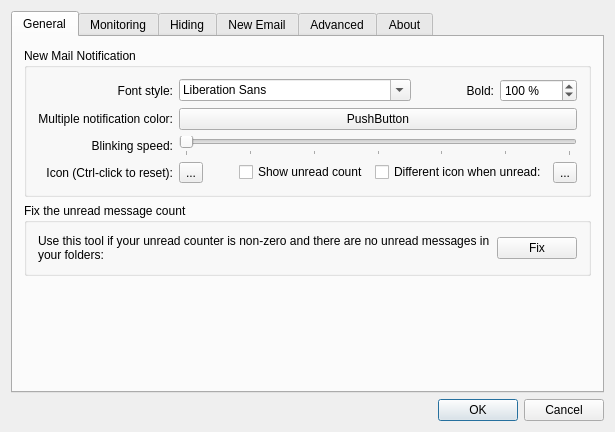
<?xml version="1.0" encoding="UTF-8"?>
<ui version="4.0">
 <class>DialogSettings</class>
 <widget class="QDialog" name="DialogSettings">
  <property name="geometry">
   <rect>
    <x>0</x>
    <y>0</y>
    <width>615</width>
    <height>432</height>
   </rect>
  </property>
  <property name="windowTitle">
   <string>Birdtray Settings</string>
  </property>
  <property name="windowIcon">
   <iconset resource="resources.qrc">
    <normaloff>:/res/birdtray.ico</normaloff>:/res/birdtray.ico</iconset>
  </property>
  <layout class="QVBoxLayout" name="verticalLayout_3">
   <item>
    <widget class="QTabWidget" name="tabWidget">
     <property name="currentIndex">
      <number>0</number>
     </property>
     <property name="tabBarAutoHide">
      <bool>false</bool>
     </property>
     <widget class="QWidget" name="tab">
      <attribute name="title">
       <string>General</string>
      </attribute>
      <layout class="QVBoxLayout" name="verticalLayout">
       <item>
        <widget class="QGroupBox" name="groupBox_2">
         <property name="title">
          <string>New Mail Notification</string>
         </property>
         <layout class="QGridLayout" name="gridLayout_2">
          <item row="1" column="3" colspan="5">
           <widget class="ColorButton" name="btnNotificationColor">
            <property name="text">
             <string>PushButton</string>
            </property>
           </widget>
          </item>
          <item row="2" column="3" colspan="5">
           <widget class="QSlider" name="sliderBlinkingSpeed">
            <property name="maximum">
             <number>30</number>
            </property>
            <property name="singleStep">
             <number>5</number>
            </property>
            <property name="pageStep">
             <number>5</number>
            </property>
            <property name="orientation">
             <enum>Qt::Horizontal</enum>
            </property>
            <property name="tickPosition">
             <enum>QSlider::TicksBelow</enum>
            </property>
           </widget>
          </item>
          <item row="0" column="6">
           <widget class="QLabel" name="label_9">
            <property name="text">
             <string>Bold:</string>
            </property>
            <property name="alignment">
             <set>Qt::AlignRight|Qt::AlignTrailing|Qt::AlignVCenter</set>
            </property>
           </widget>
          </item>
          <item row="2" column="0">
           <widget class="QLabel" name="label_4">
            <property name="text">
             <string>Blinking speed:</string>
            </property>
            <property name="alignment">
             <set>Qt::AlignRight|Qt::AlignTrailing|Qt::AlignVCenter</set>
            </property>
           </widget>
          </item>
          <item row="0" column="7">
           <widget class="QSpinBox" name="notificationFontWeight">
            <property name="toolTip">
             <string>&lt;html&gt;&lt;head/&gt;&lt;body&gt;&lt;p&gt;This changes the font thickness, i.e. makes font bold.&lt;/p&gt;&lt;/body&gt;&lt;/html&gt;</string>
            </property>
            <property name="suffix">
             <string> %</string>
            </property>
            <property name="maximum">
             <number>198</number>
            </property>
            <property name="singleStep">
             <number>2</number>
            </property>
            <property name="value">
             <number>100</number>
            </property>
           </widget>
          </item>
          <item row="0" column="0">
           <widget class="QLabel" name="label_2">
            <property name="text">
             <string>Font style:</string>
            </property>
            <property name="alignment">
             <set>Qt::AlignRight|Qt::AlignTrailing|Qt::AlignVCenter</set>
            </property>
           </widget>
          </item>
          <item row="1" column="0">
           <widget class="QLabel" name="label_3">
            <property name="whatsThis">
             <string>&lt;html&gt;&lt;head/&gt;&lt;body&gt;&lt;p&gt;This notification color will be used when more than one monitored account has unread emails.&lt;/p&gt;&lt;/body&gt;&lt;/html&gt;</string>
            </property>
            <property name="text">
             <string>Multiple notification color:</string>
            </property>
            <property name="alignment">
             <set>Qt::AlignRight|Qt::AlignTrailing|Qt::AlignVCenter</set>
            </property>
           </widget>
          </item>
          <item row="0" column="3" colspan="3">
           <widget class="QFontComboBox" name="notificationFont"/>
          </item>
          <item row="3" column="0">
           <widget class="QLabel" name="label_10">
            <property name="text">
             <string>Icon (Ctrl-click to reset):</string>
            </property>
            <property name="alignment">
             <set>Qt::AlignRight|Qt::AlignTrailing|Qt::AlignVCenter</set>
            </property>
           </widget>
          </item>
          <item row="3" column="3" colspan="5">
           <layout class="QHBoxLayout" name="horizontalLayout_9">
            <item>
             <widget class="QToolButton" name="btnNotificationIcon">
              <property name="text">
               <string>...</string>
              </property>
             </widget>
            </item>
            <item>
             <spacer name="horizontalSpacer_4">
              <property name="orientation">
               <enum>Qt::Horizontal</enum>
              </property>
              <property name="sizeHint" stdset="0">
               <size>
                <width>40</width>
                <height>20</height>
               </size>
              </property>
             </spacer>
            </item>
            <item>
             <widget class="QCheckBox" name="boxShowUnreadCount">
              <property name="whatsThis">
               <string>&lt;html&gt;&lt;head/&gt;&lt;body&gt;&lt;p&gt;If this box is checked, the Birdtray will show the number of unread emails.&lt;/p&gt;&lt;p&gt;&lt;br/&gt;&lt;/p&gt;&lt;p&gt;If it is unchecked, no count will be shown, and you will only know about unread emails because of blinking (or different, if changed) icon.&lt;/p&gt;&lt;/body&gt;&lt;/html&gt;</string>
              </property>
              <property name="text">
               <string>Show unread count</string>
              </property>
             </widget>
            </item>
            <item>
             <widget class="QCheckBox" name="boxNotificationIconUnread">
              <property name="text">
               <string>Different icon when unread:</string>
              </property>
             </widget>
            </item>
            <item>
             <widget class="QToolButton" name="btnNotificationIconUnread">
              <property name="text">
               <string>...</string>
              </property>
             </widget>
            </item>
           </layout>
          </item>
         </layout>
        </widget>
       </item>
       <item>
        <widget class="QGroupBox" name="groupBox_3">
         <property name="title">
          <string>Fix the unread message count</string>
         </property>
         <layout class="QHBoxLayout" name="horizontalLayout">
          <item>
           <widget class="QLabel" name="label_5">
            <property name="sizePolicy">
             <sizepolicy hsizetype="Expanding" vsizetype="Preferred">
              <horstretch>0</horstretch>
              <verstretch>0</verstretch>
             </sizepolicy>
            </property>
            <property name="text">
             <string>Use this tool if your unread counter is non-zero and there are no unread messages in your folders:</string>
            </property>
            <property name="alignment">
             <set>Qt::AlignLeading|Qt::AlignLeft|Qt::AlignVCenter</set>
            </property>
            <property name="wordWrap">
             <bool>true</bool>
            </property>
           </widget>
          </item>
          <item>
           <widget class="QPushButton" name="btnFixUnreadCount">
            <property name="text">
             <string>Fix</string>
            </property>
           </widget>
          </item>
         </layout>
        </widget>
       </item>
       <item>
        <spacer name="verticalSpacer_5">
         <property name="orientation">
          <enum>Qt::Vertical</enum>
         </property>
         <property name="sizeHint" stdset="0">
          <size>
           <width>20</width>
           <height>40</height>
          </size>
         </property>
        </spacer>
       </item>
      </layout>
     </widget>
     <widget class="QWidget" name="tabAccounts">
      <attribute name="title">
       <string>Monitoring</string>
      </attribute>
      <layout class="QVBoxLayout" name="verticalLayout_10">
       <item>
        <layout class="QHBoxLayout" name="horizontalLayout_8">
         <item>
          <widget class="QLabel" name="label_12">
           <property name="text">
            <string>Method to parse unread notifications:</string>
           </property>
           <property name="alignment">
            <set>Qt::AlignRight|Qt::AlignTrailing|Qt::AlignVCenter</set>
           </property>
          </widget>
         </item>
         <item>
          <widget class="QComboBox" name="boxParserSelection"/>
         </item>
        </layout>
       </item>
       <item>
        <widget class="QGroupBox" name="groupThunderbirdProfilePath">
         <property name="title">
          <string/>
         </property>
         <layout class="QGridLayout" name="gridLayout">
          <item row="0" column="0" colspan="2">
           <widget class="QLabel" name="label">
            <property name="text">
             <string>Please choose the Thunderbird profile database to monitor</string>
            </property>
           </widget>
          </item>
          <item row="1" column="0">
           <widget class="QLineEdit" name="leProfilePath"/>
          </item>
          <item row="1" column="1">
           <widget class="QPushButton" name="btnBrowse">
            <property name="text">
             <string>Browse</string>
            </property>
           </widget>
          </item>
         </layout>
        </widget>
       </item>
       <item>
        <widget class="QGroupBox" name="groupAccounts">
         <property name="title">
          <string>Accounts to monitor</string>
         </property>
         <layout class="QVBoxLayout" name="verticalLayout_11">
          <item>
           <layout class="QHBoxLayout" name="horizontalLayout_2">
            <item>
             <widget class="QTreeView" name="treeAccounts">
              <property name="enabled">
               <bool>true</bool>
              </property>
              <property name="rootIsDecorated">
               <bool>false</bool>
              </property>
              <property name="itemsExpandable">
               <bool>false</bool>
              </property>
              <property name="expandsOnDoubleClick">
               <bool>false</bool>
              </property>
             </widget>
            </item>
            <item>
             <layout class="QVBoxLayout" name="verticalLayout_2">
              <item>
               <widget class="QPushButton" name="btnAccountAdd">
                <property name="text">
                 <string>Add</string>
                </property>
               </widget>
              </item>
              <item>
               <widget class="QPushButton" name="btnAccountEdit">
                <property name="text">
                 <string>Edit</string>
                </property>
               </widget>
              </item>
              <item>
               <widget class="QPushButton" name="btnAccountRemove">
                <property name="text">
                 <string>Remove</string>
                </property>
               </widget>
              </item>
              <item>
               <widget class="QPushButton" name="btnAccountAddMultiple">
                <property name="text">
                 <string>Add multiple...</string>
                </property>
               </widget>
              </item>
              <item>
               <spacer name="verticalSpacer_10">
                <property name="orientation">
                 <enum>Qt::Vertical</enum>
                </property>
                <property name="sizeHint" stdset="0">
                 <size>
                  <width>20</width>
                  <height>40</height>
                 </size>
                </property>
               </spacer>
              </item>
             </layout>
            </item>
           </layout>
          </item>
          <item>
           <widget class="QCheckBox" name="boxAllowSuppression">
            <property name="toolTip">
             <string>&lt;html&gt;&lt;head/&gt;&lt;body&gt;&lt;p&gt;If enabled, this option adds the &amp;quot;Ignore currently unread emails&amp;quot; action to the context menu. This action allows you to ignore the emails which are currently unread. Birdtray would then pretend there are no unread emails left, and would only show new emails over the ignored count. &lt;/p&gt;&lt;p&gt;&lt;br/&gt;&lt;/p&gt;&lt;p&gt;For example, if there were 10 unread emails, and you clicked on &amp;quot;Ignore&amp;quot; action, Birdtray will show no unread email indicator as long as unread email count remains at 10. Once new email is received and you have 11 total unread emails, Birdtray will show the new email count as 1.&lt;/p&gt;&lt;p&gt;&lt;br/&gt;&lt;/p&gt;&lt;p&gt;If the unread email count goes below the &amp;quot;ignored&amp;quot; amount, the ignore resets to zero.&lt;/p&gt;&lt;/body&gt;&lt;/html&gt;</string>
            </property>
            <property name="text">
             <string>Allow ignoring the current unread email counter</string>
            </property>
           </widget>
          </item>
         </layout>
        </widget>
       </item>
      </layout>
     </widget>
     <widget class="QWidget" name="tab_2">
      <attribute name="title">
       <string>Hiding</string>
      </attribute>
      <layout class="QVBoxLayout" name="verticalLayout_6">
       <item>
        <widget class="QGroupBox" name="groupBox_5">
         <property name="title">
          <string>Launching and Hiding</string>
         </property>
         <layout class="QVBoxLayout" name="verticalLayout_5">
          <item>
           <layout class="QHBoxLayout" name="horizontalLayout_4">
            <item>
             <widget class="QCheckBox" name="boxLaunchThunderbirdAtStart">
              <property name="text">
               <string>Start Thunderbird when Birdtray starts</string>
              </property>
             </widget>
            </item>
            <item>
             <widget class="QSpinBox" name="spinThunderbirdStartDelay">
              <property name="whatsThis">
               <string>&lt;html&gt;&lt;head/&gt;&lt;body&gt;&lt;p&gt;When both Thunderbird and Birdtray are set to start with the operating system, this usually results in two copies of Thunderbird being launched. Here you can add a delay before Thunderbird is launched, to prevent this.&lt;/p&gt;&lt;/body&gt;&lt;/html&gt;</string>
              </property>
              <property name="suffix">
               <string> second delay</string>
              </property>
              <property name="prefix">
               <string>with a </string>
              </property>
              <property name="maximum">
               <number>60</number>
              </property>
             </widget>
            </item>
            <item>
             <widget class="QCheckBox" name="boxHideWindowAtStart">
              <property name="enabled">
               <bool>false</bool>
              </property>
              <property name="text">
               <string>and hide it</string>
              </property>
             </widget>
            </item>
            <item>
             <spacer name="horizontalSpacer_2">
              <property name="orientation">
               <enum>Qt::Horizontal</enum>
              </property>
              <property name="sizeHint" stdset="0">
               <size>
                <width>40</width>
                <height>20</height>
               </size>
              </property>
             </spacer>
            </item>
           </layout>
          </item>
          <item>
           <layout class="QHBoxLayout" name="horizontalLayout_6">
            <item>
             <widget class="QCheckBox" name="boxStopThunderbirdOnExit">
              <property name="enabled">
               <bool>true</bool>
              </property>
              <property name="text">
               <string>Terminate Thunderbird when quitting Birdtray </string>
              </property>
             </widget>
            </item>
           </layout>
          </item>
          <item>
           <widget class="QCheckBox" name="boxShowHideThunderbird">
            <property name="text">
             <string>Hide/show Thunderbird window when clicking on tray icon</string>
            </property>
           </widget>
          </item>
          <item>
           <layout class="QHBoxLayout" name="horizontalLayout_3">
            <item>
             <spacer name="horizontalSpacer">
              <property name="orientation">
               <enum>Qt::Horizontal</enum>
              </property>
              <property name="sizeType">
               <enum>QSizePolicy::Fixed</enum>
              </property>
              <property name="sizeHint" stdset="0">
               <size>
                <width>20</width>
                <height>20</height>
               </size>
              </property>
             </spacer>
            </item>
            <item>
             <widget class="QCheckBox" name="boxHideWhenMinimized">
              <property name="enabled">
               <bool>true</bool>
              </property>
              <property name="text">
               <string>Hide Thunderbird window when it is minimized</string>
              </property>
             </widget>
            </item>
           </layout>
          </item>
          <item>
           <widget class="QCheckBox" name="boxMonitorThunderbirdWindow">
            <property name="enabled">
             <bool>true</bool>
            </property>
            <property name="text">
             <string>Show red X in tray icon if Thunderbird is not running</string>
            </property>
           </widget>
          </item>
          <item>
           <layout class="QHBoxLayout" name="horizontalLayout_5">
            <item>
             <widget class="QCheckBox" name="boxRestartThunderbird">
              <property name="enabled">
               <bool>true</bool>
              </property>
              <property name="text">
               <string>Restart Thunderbird if it was closed</string>
              </property>
             </widget>
            </item>
            <item>
             <widget class="QCheckBox" name="boxHideWindowAtRestart">
              <property name="enabled">
               <bool>false</bool>
              </property>
              <property name="text">
               <string>and hide it</string>
              </property>
             </widget>
            </item>
            <item>
             <spacer name="horizontalSpacer_3">
              <property name="orientation">
               <enum>Qt::Horizontal</enum>
              </property>
              <property name="sizeHint" stdset="0">
               <size>
                <width>40</width>
                <height>20</height>
               </size>
              </property>
             </spacer>
            </item>
           </layout>
          </item>
         </layout>
        </widget>
       </item>
       <item>
        <spacer name="verticalSpacer_4">
         <property name="orientation">
          <enum>Qt::Vertical</enum>
         </property>
         <property name="sizeHint" stdset="0">
          <size>
           <width>20</width>
           <height>103</height>
          </size>
         </property>
        </spacer>
       </item>
      </layout>
     </widget>
     <widget class="QWidget" name="tab_4">
      <attribute name="title">
       <string>New Email</string>
      </attribute>
      <layout class="QVBoxLayout" name="verticalLayout_8">
       <item>
        <widget class="QCheckBox" name="boxEnableNewEmail">
         <property name="text">
          <string>Enable New Email submenu</string>
         </property>
        </widget>
       </item>
       <item>
        <layout class="QHBoxLayout" name="horizontalLayout_7">
         <item>
          <widget class="QTreeView" name="treeNewEmails">
           <property name="enabled">
            <bool>false</bool>
           </property>
           <property name="rootIsDecorated">
            <bool>false</bool>
           </property>
           <property name="itemsExpandable">
            <bool>false</bool>
           </property>
           <property name="expandsOnDoubleClick">
            <bool>false</bool>
           </property>
          </widget>
         </item>
         <item>
          <layout class="QVBoxLayout" name="verticalLayout_7">
           <item>
            <spacer name="verticalSpacer_7">
             <property name="orientation">
              <enum>Qt::Vertical</enum>
             </property>
             <property name="sizeHint" stdset="0">
              <size>
               <width>20</width>
               <height>40</height>
              </size>
             </property>
            </spacer>
           </item>
           <item>
            <widget class="QPushButton" name="btnNewEmailAdd">
             <property name="enabled">
              <bool>false</bool>
             </property>
             <property name="text">
              <string>Add</string>
             </property>
            </widget>
           </item>
           <item>
            <widget class="QPushButton" name="btnNewEmailEdit">
             <property name="enabled">
              <bool>false</bool>
             </property>
             <property name="text">
              <string>Edit</string>
             </property>
            </widget>
           </item>
           <item>
            <widget class="QPushButton" name="btnNewEmailDelete">
             <property name="enabled">
              <bool>false</bool>
             </property>
             <property name="text">
              <string>Remove</string>
             </property>
            </widget>
           </item>
           <item>
            <spacer name="verticalSpacer_6">
             <property name="orientation">
              <enum>Qt::Vertical</enum>
             </property>
             <property name="sizeHint" stdset="0">
              <size>
               <width>20</width>
               <height>40</height>
              </size>
             </property>
            </spacer>
           </item>
          </layout>
         </item>
        </layout>
       </item>
      </layout>
     </widget>
     <widget class="QWidget" name="tab_5">
      <attribute name="title">
       <string>Advanced</string>
      </attribute>
      <layout class="QVBoxLayout" name="verticalLayout_12">
       <item>
        <widget class="QGroupBox" name="groupBox_4">
         <property name="title">
          <string/>
         </property>
         <layout class="QVBoxLayout" name="verticalLayout_9">
          <item>
           <widget class="QLabel" name="label_6">
            <property name="text">
             <string>Please do not change these settings unless you understand what you're doing.</string>
            </property>
            <property name="wordWrap">
             <bool>true</bool>
            </property>
           </widget>
          </item>
          <item>
           <layout class="QGridLayout" name="gridLayout_3">
            <item row="0" column="0">
             <widget class="QLabel" name="label_7">
              <property name="text">
               <string>Path to Thunderbird executable:</string>
              </property>
              <property name="alignment">
               <set>Qt::AlignRight|Qt::AlignTrailing|Qt::AlignVCenter</set>
              </property>
             </widget>
            </item>
            <item row="0" column="1">
             <widget class="QLineEdit" name="leThunderbirdBinary"/>
            </item>
            <item row="1" column="0">
             <widget class="QLabel" name="label_8">
              <property name="text">
               <string>Thunderbird window name pattern:</string>
              </property>
              <property name="alignment">
               <set>Qt::AlignRight|Qt::AlignTrailing|Qt::AlignVCenter</set>
              </property>
             </widget>
            </item>
            <item row="1" column="1">
             <widget class="QLineEdit" name="leThunderbirdWindowMatch"/>
            </item>
            <item row="2" column="0">
             <widget class="QLabel" name="label_11">
              <property name="text">
               <string>Minimum notification font size:</string>
              </property>
              <property name="alignment">
               <set>Qt::AlignRight|Qt::AlignTrailing|Qt::AlignVCenter</set>
              </property>
             </widget>
            </item>
            <item row="2" column="1">
             <widget class="QSpinBox" name="spinMinimumFontSize">
              <property name="suffix">
               <string> points</string>
              </property>
              <property name="minimum">
               <number>1</number>
              </property>
              <property name="maximum">
               <number>512</number>
              </property>
              <property name="value">
               <number>4</number>
              </property>
             </widget>
            </item>
           </layout>
          </item>
          <item>
           <widget class="QCheckBox" name="boxBlinkingUsesAlpha">
            <property name="text">
             <string>When blinking, use the fade-in/fade-out transition (increases CPU use!)</string>
            </property>
           </widget>
          </item>
          <item>
           <layout class="QHBoxLayout" name="horizontalLayout_10">
            <item>
             <widget class="QLabel" name="label_13">
              <property name="text">
               <string>Make the system tray icon</string>
              </property>
             </widget>
            </item>
            <item>
             <widget class="QSpinBox" name="spinUnreadOpacityLevel">
              <property name="suffix">
               <string> %</string>
              </property>
              <property name="prefix">
               <string/>
              </property>
              <property name="maximum">
               <number>100</number>
              </property>
             </widget>
            </item>
            <item>
             <widget class="QLabel" name="label_14">
              <property name="text">
               <string>opaque when new mail is present</string>
              </property>
             </widget>
            </item>
            <item>
             <spacer name="horizontalSpacer_5">
              <property name="orientation">
               <enum>Qt::Horizontal</enum>
              </property>
              <property name="sizeHint" stdset="0">
               <size>
                <width>40</width>
                <height>20</height>
               </size>
              </property>
             </spacer>
            </item>
           </layout>
          </item>
         </layout>
        </widget>
       </item>
       <item>
        <spacer name="verticalSpacer_8">
         <property name="orientation">
          <enum>Qt::Vertical</enum>
         </property>
         <property name="sizeHint" stdset="0">
          <size>
           <width>20</width>
           <height>179</height>
          </size>
         </property>
        </spacer>
       </item>
      </layout>
     </widget>
     <widget class="QWidget" name="tab_3">
      <attribute name="title">
       <string>About</string>
      </attribute>
      <layout class="QVBoxLayout" name="verticalLayout_4">
       <item>
        <widget class="QTextBrowser" name="browserAbout">
         <property name="html">
          <string>&lt;!DOCTYPE HTML PUBLIC &quot;-//W3C//DTD HTML 4.0//EN&quot; &quot;http://www.w3.org/TR/REC-html40/strict.dtd&quot;&gt;
&lt;html&gt;&lt;head&gt;&lt;meta name=&quot;qrichtext&quot; content=&quot;1&quot; /&gt;&lt;style type=&quot;text/css&quot;&gt;
p, li { white-space: pre-wrap; }
&lt;/style&gt;&lt;/head&gt;&lt;body style=&quot; font-family:'Liberation Sans'; font-size:12pt; font-weight:400; font-style:normal;&quot;&gt;
&lt;p style=&quot; margin-top:0px; margin-bottom:0px; margin-left:0px; margin-right:0px; -qt-block-indent:0; text-indent:0px;&quot;&gt;&lt;span style=&quot; font-family:'Noto Sans'; font-size:8pt; font-weight:600;&quot;&gt;Birdtray version [VERSION] compiled at [DATE].&lt;/span&gt;&lt;/p&gt;
&lt;p style=&quot;-qt-paragraph-type:empty; margin-top:0px; margin-bottom:0px; margin-left:0px; margin-right:0px; -qt-block-indent:0; text-indent:0px; font-family:'Noto Sans'; font-size:8pt;&quot;&gt;&lt;br /&gt;&lt;/p&gt;
&lt;p style=&quot; margin-top:0px; margin-bottom:0px; margin-left:0px; margin-right:0px; -qt-block-indent:0; text-indent:0px;&quot;&gt;&lt;span style=&quot; font-family:'Noto Sans'; font-size:8pt;&quot;&gt;Copyright (C) 2018 by George Yunaev, &lt;/span&gt;&lt;a href=&quot;mailto:gyunaev@ulduzsoft.com&quot;&gt;&lt;span style=&quot; font-family:'Noto Sans'; font-size:8pt; text-decoration: underline; color:#2980b9;&quot;&gt;gyunaev@ulduzsoft.com&lt;/span&gt;&lt;/a&gt;&lt;/p&gt;
&lt;p style=&quot;-qt-paragraph-type:empty; margin-top:0px; margin-bottom:0px; margin-left:0px; margin-right:0px; -qt-block-indent:0; text-indent:0px; font-family:'Noto Sans'; font-size:8pt;&quot;&gt;&lt;br /&gt;&lt;/p&gt;
&lt;p style=&quot; margin-top:0px; margin-bottom:0px; margin-left:0px; margin-right:0px; -qt-block-indent:0; text-indent:0px;&quot;&gt;&lt;span style=&quot; font-family:'Noto Sans'; font-size:8pt;&quot;&gt;Birdtray is FREE SOFTWARE, which is licensed under General Public License v3. To clarify further, you can use it for any purpose, including commercial, without paying anything. &lt;/span&gt;&lt;/p&gt;
&lt;p style=&quot;-qt-paragraph-type:empty; margin-top:0px; margin-bottom:0px; margin-left:0px; margin-right:0px; -qt-block-indent:0; text-indent:0px; font-family:'Noto Sans'; font-size:8pt;&quot;&gt;&lt;br /&gt;&lt;/p&gt;
&lt;p style=&quot; margin-top:0px; margin-bottom:0px; margin-left:0px; margin-right:0px; -qt-block-indent:0; text-indent:0px;&quot;&gt;&lt;span style=&quot; font-family:'Noto Sans'; font-size:8pt;&quot;&gt;For those of you who apprericate my work on Birdtray, which is being developed in my free time, you can do it here: &lt;/span&gt;&lt;a href=&quot;https://paypal.me/ulduzsoft&quot;&gt;&lt;span style=&quot; font-family:'Noto Sans'; font-size:8pt; text-decoration: underline; color:#2980b9;&quot;&gt;https://paypal.me/ulduzsoft&lt;/span&gt;&lt;/a&gt;&lt;/p&gt;
&lt;p style=&quot;-qt-paragraph-type:empty; margin-top:0px; margin-bottom:0px; margin-left:0px; margin-right:0px; -qt-block-indent:0; text-indent:0px; font-family:'Noto Sans'; font-size:8pt; text-decoration: underline; color:#2980b9;&quot;&gt;&lt;br /&gt;&lt;/p&gt;
&lt;p style=&quot; margin-top:0px; margin-bottom:0px; margin-left:0px; margin-right:0px; -qt-block-indent:0; text-indent:0px;&quot;&gt;&lt;span style=&quot; font-family:'Noto Sans'; font-size:8pt;&quot;&gt;Thank you for your continuous support!&lt;/span&gt;&lt;/p&gt;&lt;/body&gt;&lt;/html&gt;</string>
         </property>
         <property name="openExternalLinks">
          <bool>true</bool>
         </property>
        </widget>
       </item>
      </layout>
     </widget>
    </widget>
   </item>
   <item>
    <spacer name="verticalSpacer">
     <property name="orientation">
      <enum>Qt::Vertical</enum>
     </property>
     <property name="sizeHint" stdset="0">
      <size>
       <width>20</width>
       <height>40</height>
      </size>
     </property>
    </spacer>
   </item>
   <item>
    <widget class="QDialogButtonBox" name="buttonBox">
     <property name="standardButtons">
      <set>QDialogButtonBox::Cancel|QDialogButtonBox::Ok</set>
     </property>
    </widget>
   </item>
  </layout>
 </widget>
 <layoutdefault spacing="6" margin="11"/>
 <customwidgets>
  <customwidget>
   <class>ColorButton</class>
   <extends>QPushButton</extends>
   <header>colorbutton.h</header>
  </customwidget>
 </customwidgets>
 <resources>
  <include location="resources.qrc"/>
 </resources>
 <connections>
  <connection>
   <sender>boxLaunchThunderbirdAtStart</sender>
   <signal>toggled(bool)</signal>
   <receiver>boxHideWindowAtStart</receiver>
   <slot>setEnabled(bool)</slot>
   <hints>
    <hint type="sourcelabel">
     <x>320</x>
     <y>101</y>
    </hint>
    <hint type="destinationlabel">
     <x>448</x>
     <y>115</y>
    </hint>
   </hints>
  </connection>
  <connection>
   <sender>boxRestartThunderbird</sender>
   <signal>toggled(bool)</signal>
   <receiver>boxHideWindowAtRestart</receiver>
   <slot>setEnabled(bool)</slot>
   <hints>
    <hint type="sourcelabel">
     <x>150</x>
     <y>302</y>
    </hint>
    <hint type="destinationlabel">
     <x>384</x>
     <y>294</y>
    </hint>
   </hints>
  </connection>
  <connection>
   <sender>boxEnableNewEmail</sender>
   <signal>toggled(bool)</signal>
   <receiver>treeNewEmails</receiver>
   <slot>setEnabled(bool)</slot>
   <hints>
    <hint type="sourcelabel">
     <x>157</x>
     <y>73</y>
    </hint>
    <hint type="destinationlabel">
     <x>183</x>
     <y>156</y>
    </hint>
   </hints>
  </connection>
  <connection>
   <sender>boxEnableNewEmail</sender>
   <signal>toggled(bool)</signal>
   <receiver>btnNewEmailAdd</receiver>
   <slot>setEnabled(bool)</slot>
   <hints>
    <hint type="sourcelabel">
     <x>428</x>
     <y>60</y>
    </hint>
    <hint type="destinationlabel">
     <x>816</x>
     <y>240</y>
    </hint>
   </hints>
  </connection>
  <connection>
   <sender>boxEnableNewEmail</sender>
   <signal>toggled(bool)</signal>
   <receiver>btnNewEmailEdit</receiver>
   <slot>setEnabled(bool)</slot>
   <hints>
    <hint type="sourcelabel">
     <x>573</x>
     <y>70</y>
    </hint>
    <hint type="destinationlabel">
     <x>816</x>
     <y>288</y>
    </hint>
   </hints>
  </connection>
  <connection>
   <sender>boxEnableNewEmail</sender>
   <signal>toggled(bool)</signal>
   <receiver>btnNewEmailDelete</receiver>
   <slot>setEnabled(bool)</slot>
   <hints>
    <hint type="sourcelabel">
     <x>377</x>
     <y>71</y>
    </hint>
    <hint type="destinationlabel">
     <x>816</x>
     <y>336</y>
    </hint>
   </hints>
  </connection>
  <connection>
   <sender>boxNotificationIconUnread</sender>
   <signal>toggled(bool)</signal>
   <receiver>btnNotificationIconUnread</receiver>
   <slot>setEnabled(bool)</slot>
   <hints>
    <hint type="sourcelabel">
     <x>440</x>
     <y>241</y>
    </hint>
    <hint type="destinationlabel">
     <x>637</x>
     <y>247</y>
    </hint>
   </hints>
  </connection>
 </connections>
</ui>
